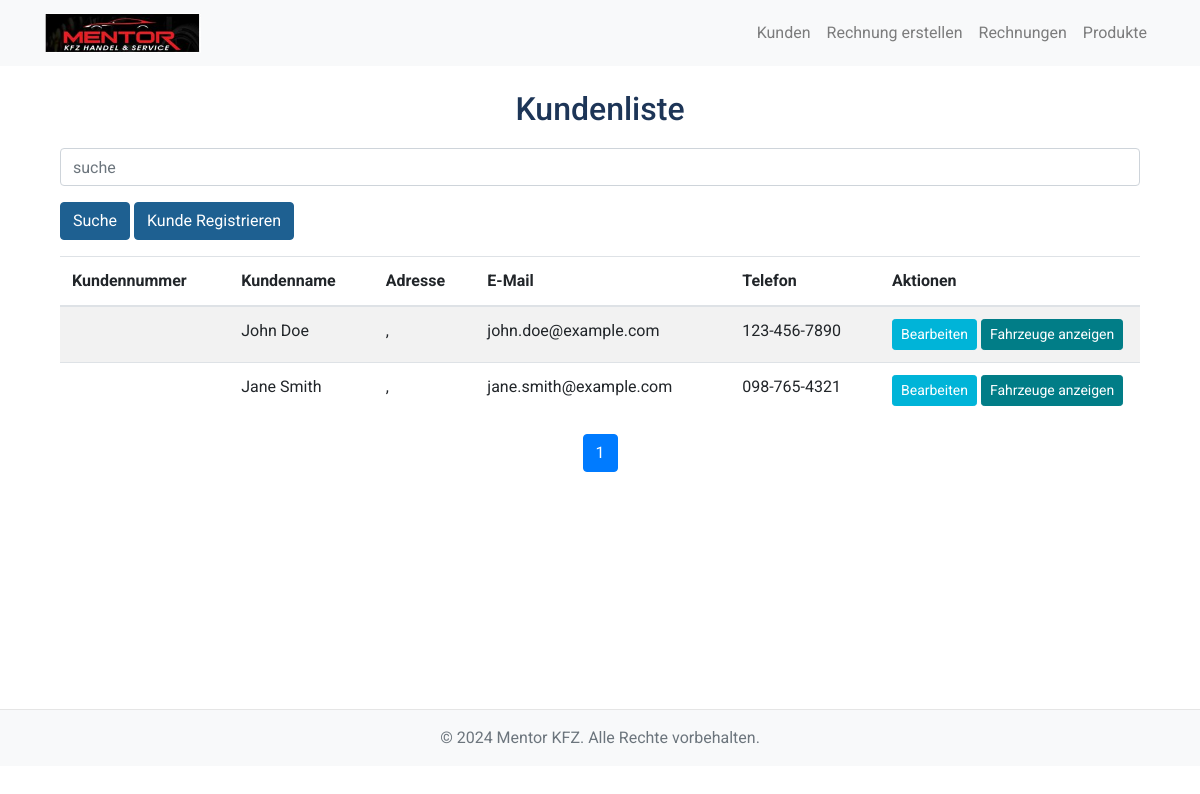
Before: /client/list_clients.php with the older database file.
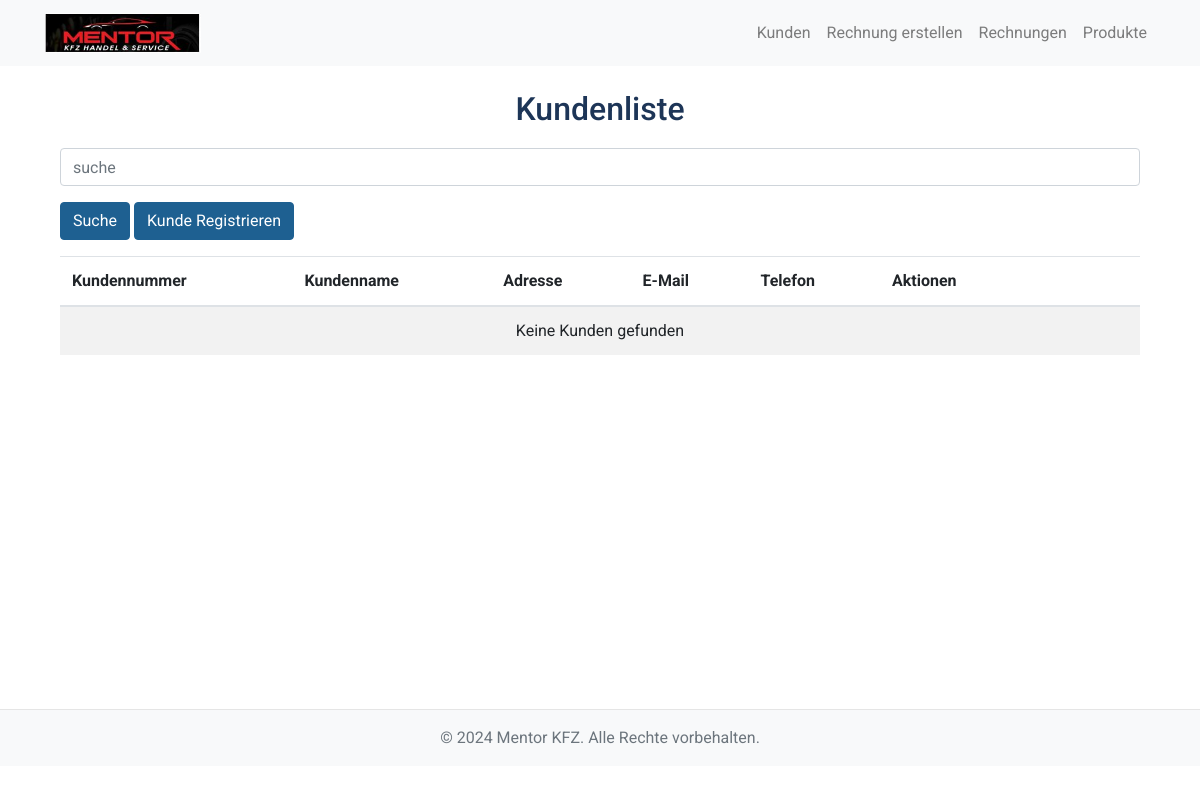
After: the same page with the newer database file.
### tables this page shows
CREATE TABLE IF NOT EXISTS clients (
    id INT(11) AUTO_INCREMENT PRIMARY KEY,
    name VARCHAR(255) NOT NULL,
    street VARCHAR(255),
    house_number VARCHAR(50),
    postal_code VARCHAR(20),
    city VARCHAR(255),
    country VARCHAR(255),
    phone VARCHAR(20),
    email VARCHAR(255),
    kundennummer VARCHAR(50) NOT NULL UNIQUE
);

### client/list_clients.php (the view, shortened to what this page needs)
<?php
include '../includes/header.php';
$conn = new mysqli(DB_SERVER, DB_USER, DB_PASSWORD, DB_DATABASE);
$items_per_page = 50;
$page = isset($_GET['page']) ? intval($_GET['page']) : 1;
$offset = ($page - 1) * $items_per_page;
$search_query = isset($_GET['search']) ? $_GET['search'] : '';
$search_query = $conn->real_escape_string($search_query);
$total_sql = "SELECT COUNT(*) AS total FROM clients WHERE name LIKE ? OR kundennummer LIKE ?";
$total_stmt = $conn->prepare($total_sql);
$search_pattern = '%' . $search_query . '%';
$total_stmt->bind_param('ss', $search_pattern, $search_pattern);
$total_stmt->execute();
$total_result = $total_stmt->get_result();
$total_row = $total_result->fetch_assoc();
$total_customers = $total_row['total'];
$customer_sql = "SELECT * FROM clients WHERE name LIKE ? OR kundennummer LIKE ? LIMIT ? OFFSET ?";
$customer_stmt = $conn->prepare($customer_sql);
$customer_stmt->bind_param('ssii', $search_pattern, $search_pattern, $items_per_page, $offset);
$customer_stmt->execute();
$customer_result = $customer_stmt->get_result();
?>
<div class="container mt-4">
    <h2>Kundenliste</h2>
    <form action="list_clients.php" method="GET">
        <div class="form-group">
            <input type="text" class="form-control" placeholder="suche" id="Search" name="search" value="<?php echo htmlspecialchars($search_query); ?>">
        </div>
        <button type="submit" class="btn btn-primary">Suche</button>
        <a href="/kfz-app/client/register_client.php" class="btn btn-primary">Kunde Registrieren</a>
    </form>
    <div class="table-responsive">
        <table class="table table-striped mt-3">
            <thead>
                <tr>
                    <th>Kundennummer</th>
                    <th>Kundenname</th>
                    <th>Adresse</th>
                    <th>E-Mail</th>
                    <th>Telefon</th>
                    <th width="260px">Aktionen</th>
                </tr>
            </thead>
            <tbody>
                <?php if ($customer_result->num_rows > 0): ?>
                    <?php while ($customer = $customer_result->fetch_assoc()): ?>
                        <tr>
                            <td><?php echo htmlspecialchars($customer['kundennummer']); ?></td>
                            <td><?php echo htmlspecialchars($customer['name']); ?></td>
                            <td><?php echo htmlspecialchars($customer['street'] . ' ' . $customer['house_number'] . ', ' . $customer['postal_code'] . ' ' . $customer['city']); ?></td>
                            <td><?php echo htmlspecialchars($customer['email']); ?></td>
                            <td><?php echo htmlspecialchars($customer['phone']); ?></td>
                            <td>
                                <a href="edit_client.php?client_id=<?php echo htmlspecialchars($customer['id']); ?>" class="btn btn-info btn-sm">Bearbeiten</a>
                                <a href="../vehicles/list.php?client_id=<?php echo htmlspecialchars($customer['id']); ?>" class="btn btn-success btn-sm">Fahrzeuge anzeigen</a>
                            </td>
                        </tr>
                    <?php endwhile; ?>
                <?php else: ?>
                    <tr>
                        <td colspan="6" class="text-center">Keine Kunden gefunden</td>
                    </tr>
                <?php endif; ?>
            </tbody>
        </table>
    </div>
    <nav aria-label="Page navigation">
        <ul class="pagination justify-content-center">
            <?php
            $total_pages = ceil($total_customers / $items_per_page);
            $max_links = 10;
            $start_page = max(1, $page - floor($max_links / 2));
            $end_page = min($total_pages, $page + floor($max_links / 2));
            if ($end_page - $start_page + 1 < $max_links) {
                if ($start_page == 1) {
                    $end_page = min($total_pages, $start_page + $max_links - 1);
                } else {
                    $start_page = max(1, $end_page - $max_links + 1);
                }
            }
            for ($i = $start_page; $i <= $end_page; $i++) {
                echo '<li class="page-item ' . ($i == $page ? 'active' : '') . '"><a class="page-link" href="list_clients.php?page=' . $i . '&search=' . urlencode($search_query) . '">' . $i . '</a></li>';
            }
            ?>
        </ul>
    </nav>
</div>
<?php
include '../includes/footer.php';
?>

### includes/header.php (shortened to what this page needs)
<!DOCTYPE html>
<html lang="de-DE">
<head>
    <link href="/kfz-app/assets/css/bootstrap-min.css" rel="stylesheet">
    <link href="/kfz-app/assets/css/style.css" rel="stylesheet">
</head>
<body>
<nav class="navbar navbar-expand-lg navbar-light bg-light">
    <div class="container">
        <a class="navbar-brand" href="/kfz-app/index.php">
            <img src="/kfz-app/assets/images/mentor-logo.JPG" alt="Mentor KFZ Logo" class="brand-logo">
        </a>
        <div class="collapse navbar-collapse justify-content-end" id="navbarNav">
            <ul class="navbar-nav">
                <li class="nav-item">
                    <a class="nav-link" href="/kfz-app/client/list_clients.php">Kunden</a>
                </li>
                <li class="nav-item">
                    <a class="nav-link" href="/kfz-app/invoice/create_invoice.php">Rechnung erstellen</a>
                </li>
                <li class="nav-item">
                    <a class="nav-link" href="/kfz-app/invoice/list_invoices.php">Rechnungen</a>
                </li>
                <li class="nav-item">
                    <a class="nav-link" href="/kfz-app/product/list_products.php">Produkte</a>
                </li>
            </ul>
        </div>
    </div>
</nav>
<main class="container mt-4">

### includes/footer.php (shortened to what this page needs)
</main>
    <footer class="footer mt-auto py-3 bg-light">
        <div class="container text-center">
            <span class="text-muted">&copy; <?php echo date("Y"); ?> Mentor KFZ. Alle Rechte vorbehalten.</span>
        </div>
    </footer>
</body>
</html>

### assets/css/style.css (style rules this page uses)
body { font-family: 'Roboto', sans-serif; }
h2 { font-size: 2rem; color: #007bff; text-align: center; margin-bottom: 20px; }
main { min-height: calc(100vh - 181px); }
.btn-primary, .page-link.active { background-color: #1E6091 !important; border-color: #1E6091 !important; }
.text-, h2 { color: #1D3557 !important; }
.navbar .brand-logo { height: 40px; width: auto; }
.navbar-nav .nav-link { font-size: 16px; padding: 10px 15px; transition: color 0.3s ease; }
.footer { background-color: #F1FAEE; border-top: 1px solid #e5e5e5; }
.footer .text-muted { color: #6c757d !important; }
.btn-success { background-color: #017D87 !important; border-color: #017D87 !important; }
.btn-info { background-color: #00B4D8 !important; border-color: #00B4D8 !important; }

Changed rows visible on the page:
removed clients: name "John Doe", street+house_number+postal_code ",", email "john.doe@example.com", phone "123-456-7890"
removed clients: name "Jane Smith", street+house_number+postal_code ",", email "jane.smith@example.com", phone "098-765-4321"
Other visible differences:
text now shown: "Keine Kunden gefunden"
list line gone: "1"
